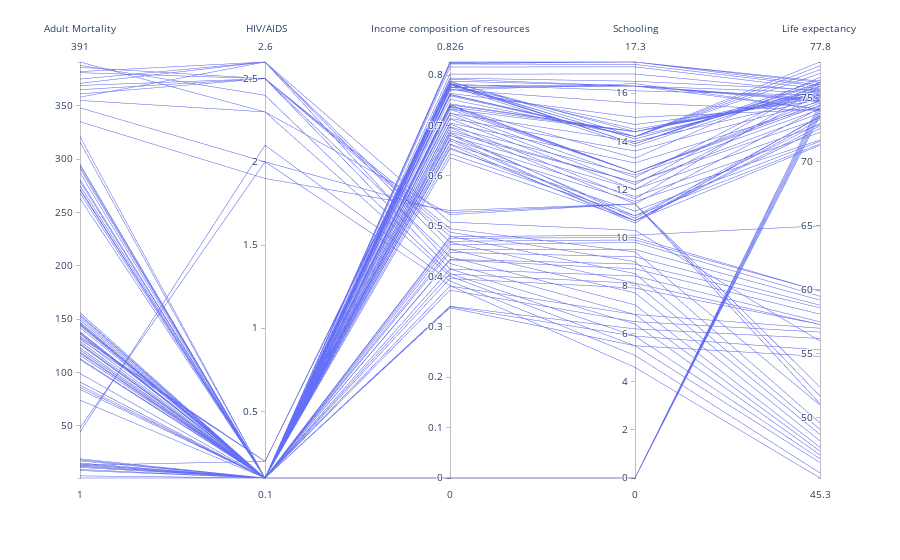

Write notebook code for a chart like this one.
### Code cell
fig = px.parallel_coordinates(df.head(100), cols2, color_continuous_scale=px.colors.diverging.Tealrose,
                             color_continuous_midpoint=2)
fig.show()
